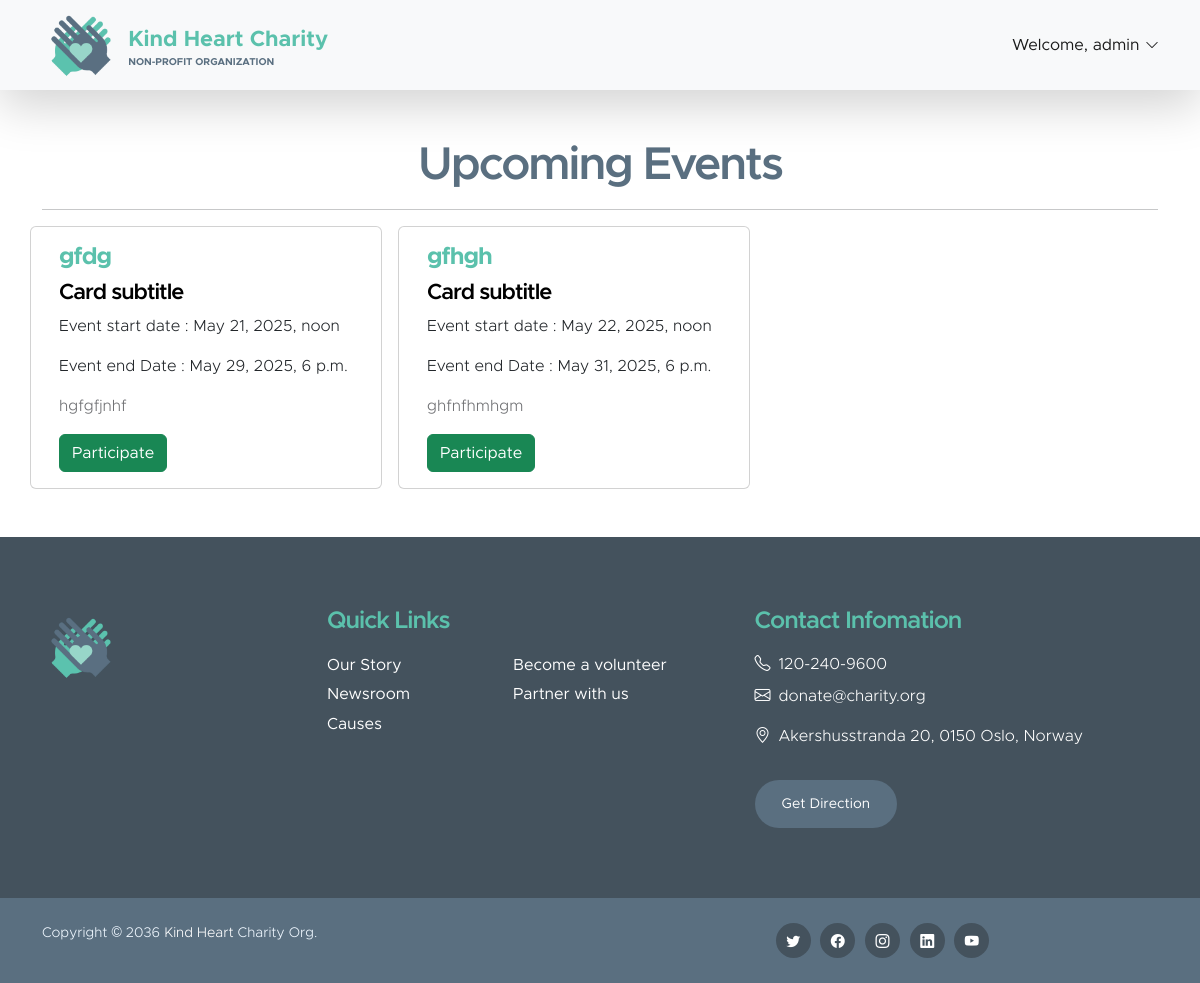
Page /volunteer-dashboard/ (signed in) on the committed database.
### heart_charity/models.py (models this page shows, shortened)
class Event(models.Model):
    title = models.CharField(max_length=100)
    subtitle = models.CharField(max_length=100, blank=True)
    description = models.TextField()
    start_time = models.DateTimeField()
    end_time = models.DateTimeField()
    participant_count = models.PositiveIntegerField(default=0)

### heart_charity/views.py (the view, shortened to what this page needs)
# urls.py: path('volunteer-dashboard/', views.volunteer_dashboard, name='volunteer_dashboard'),
def volunteer_dashboard(request):
    upcoming_events = Event.objects.filter(start_time__gte=datetime.now()).order_by('start_time')
    return render(request, 'volunteer_dashboard.html', {'events': upcoming_events})

### heart_charity/templates/volunteer_dashboard.html (shortened to what this page needs)
{% extends 'base.html' %}
{% load static %}
{% block content %}
<div class="container">
    <center><h2>Upcoming Events</h2>
    </center><hr>
    <div class="row">
        {% for event in events %}
        <div class="card col-md-4 me-3" style="width: 22rem; " data-event-id="{{ event.id }}">
            <div class="card-body">
              <h5 class="card-title"><strong>{{ event.title }}</strong></h5>
              <h6 class="card-text ">Card subtitle</h6>
              <p class="card-text  text-dark ">Event start date : {{ event.start_time }}</p>
              <p class="card-text text-dark">Event end Date : {{ event.end_time }}</p>
              <p class="card-text">{{ event.description }}</p>
              <button href="#" class="btn btn-success ">Participate</button>
            </div>
          </div>
          {% endfor %}
    </div>
</div>
{% endblock %}

### heart_charity/templates/base.html (shortened to what this page needs)
{% load static %}
<!doctype html>
<html lang="en">
    <head>
        <link href="{% static 'css/bootstrap.min.css' %}" rel="stylesheet">
        <link href="{% static 'css/bootstrap-icons.css' %}" rel="stylesheet">
        <link href="{% static 'css/templatemo-kind-heart-charity.css' %}" rel="stylesheet">
    </head>
    <body>
        <nav class="navbar navbar-expand-lg bg-light shadow-lg">
            <div class="container">
                <a class="navbar-brand" href="/">
                    <img src="{% static 'images/logo.png'  %}"  class="logo img-fluid" alt="Kind Heart Charity">
                    <span>
                        Kind Heart Charity
                        <small>Non-profit Organization</small>
                    </span>
                </a>
                <div class="collapse navbar-collapse" id="navbarNav">
                    {% if user.is_authenticated %}
                    <div class="dropdown nav-item" >
                     <button class="btn  nav-link"  type="button" >
                         <a class="nav-link dropdown-toggle" href="#" role="button" data-bs-toggle="dropdown" style="color:var(--bs-navbar-brand-color)">Welcome, {{ request.user.username }}</a>
                         </button>
                   </div>
                 </div>
                    {% endif %}
                </div>
        </nav>
        <main>
            <section class="hero-section">
                <div class="container py-5">
                    <div class="row">
                        {% block content %}
                        {% endblock %}
                    </div>
                </div>
            </section>
        </main>
        <footer class="site-footer">
            <div class="container">
                <div class="row">
                    <div class="col-lg-3 col-12 mb-4">
                        <img src="{% static 'images/logo.png' %}" class="logo img-fluid" alt="">
                    </div>
                    <div class="col-lg-4 col-md-6 col-12 mb-4">
                        <h5 class="site-footer-title mb-3">Quick Links</h5>
                        <ul class="footer-menu">
                            <li class="footer-menu-item"><a href="#" class="footer-menu-link">Our Story</a></li>
                            <li class="footer-menu-item"><a href="#" class="footer-menu-link">Newsroom</a></li>
                            <li class="footer-menu-item"><a href="#" class="footer-menu-link">Causes</a></li>
                            <li class="footer-menu-item"><a href="#" class="footer-menu-link">Become a volunteer</a></li>
                            <li class="footer-menu-item"><a href="#" class="footer-menu-link">Partner with us</a></li>
                        </ul>
                    </div>
                    <div class="col-lg-4 col-md-6 col-12 mx-auto">
                        <h5 class="site-footer-title mb-3">Contact Infomation</h5>
                        <p class="text-white d-flex mb-2">
                            <i class="bi-telephone me-2"></i>
                            <a href="tel: 120-240-9600" class="site-footer-link">
                                120-240-9600
                            </a>
                        </p>
                        <p class="text-white d-flex">
                            <i class="bi-envelope me-2"></i>
                            <a href="mailto:info@yourgmail.com" class="site-footer-link">
                                donate@charity.org
                            </a>
                        </p>
                        <p class="text-white d-flex mt-3">
                            <i class="bi-geo-alt me-2"></i>
                            Akershusstranda 20, 0150 Oslo, Norway
                        </p>
                        <a href="#" class="custom-btn btn mt-3">Get Direction</a>
                    </div>
                </div>
            </div>
            <div class="site-footer-bottom">
                <div class="container">
                    <div class="row">
                        <div class="col-lg-6 col-md-7 col-12">
                            <p class="copyright-text mb-0">Copyright © 2036 <a href="#">Kind Heart</a> Charity Org.
                       </p>
                        </div>
                        <div class="col-lg-6 col-md-5 col-12 d-flex justify-content-center align-items-center mx-auto">
                            <ul class="social-icon">
                                <li class="social-icon-item">
                                    <a href="#" class="social-icon-link bi-twitter"></a>
                                </li>
                                <li class="social-icon-item">
                                    <a href="#" class="social-icon-link bi-facebook"></a>
                                </li>
                                <li class="social-icon-item">
                                    <a href="#" class="social-icon-link bi-instagram"></a>
                                </li>
                                <li class="social-icon-item">
                                    <a href="#" class="social-icon-link bi-linkedin"></a>
                                </li>
                                <li class="social-icon-item">
                                    <a href="https://youtube.com/templatemo" class="social-icon-link bi-youtube"></a>
                                </li>
                            </ul>
                        </div>
                    </div>
                </div>
            </div>
        </footer>
    </body>
</html>

### heart_charity/static/css/templatemo-kind-heart-charity.css (style rules this page uses)
:root { --white-color: #ffffff; --primary-color: #5bc1ac; --secondary-color: #5a6f80; --section-bg-color: #f0f8ff; --site-footer-bg-color: #44525d; --custom-btn-bg-color: #597081; --custom-btn-bg-hover-color: #5bc1ac; --dark-color: #000000; --p-color: #717275; --border-color: #e9eaeb; --body-font-family: 'Metropolis', sans-serif; --h1-font-size: 52px; --h2-font-size: 46px; --h3-font-size: 32px; --h4-font-size: 28px; --h5-font-size: 24px; --h6-font-size: 22px; --p-font-size: 16px; --btn-font-size: 18px; --copyright-font-size: 14px; --border-radius-large: 100px; --border-radius-medium: 20px; --border-radius-small: 10px; --font-weight-light: 300; --font-weight-normal: 400; --font-weight-semibold: 600; --font-weight-bold: 700; }
body { background-color: var(--white-color); font-family: var(--body-font-family); }
h2, h3, h4, h5, h6 { color: var(--dark-color); }
h1, h2, h3, h4, h5, h6 { font-weight: var(--font-weight-semibold); letter-spacing: -1px; }
h2 { color: var(--secondary-color); font-size: var(--h2-font-size); letter-spacing: -2px; }
h5 { color: var(--primary-color); font-size: var(--h5-font-size); }
h6 { font-size: var(--h6-font-size); }
p { color: var(--p-color); font-size: var(--p-font-size); font-weight: var(--font-weight-light); }
ul li { color: var(--p-color); font-size: var(--p-font-size); font-weight: var(--font-weight-normal); }
a, button { touch-action: manipulation; transition: all 0.3s; }
a { color: var(--p-color); text-decoration: none; }
b, strong { font-weight: var(--font-weight-bold); }
.custom-btn { background: var(--secondary-color); border: 2px solid transparent; border-radius: var(--border-radius-large); color: var(--white-color); font-size: var(--btn-font-size); font-weight: var(--font-weight-normal); line-height: normal; padding: 15px 25px; }
.navbar { background: var(--white-color); z-index: 9; padding-top: 0; padding-bottom: 0; }
.navbar-brand { color: var(--primary-color); font-size: var(--h6-font-size); font-weight: var(--font-weight-bold); }
.navbar-brand span { display: inline-block; vertical-align: middle; }
.navbar-brand small { color: var(--secondary-color); display: block; font-size: 10px; line-height: normal; text-transform: uppercase; }
.logo { width: 80px; height: auto; }
.dropdown-toggle::after { content: "\f282"; display: inline-block; font-family: bootstrap-icons !important; font-size: var(--copyright-font-size); font-style: normal; font-weight: normal !important; font-variant: normal; text-transform: none; line-height: 1; vertical-align: -.125em; -webkit-font-smoothing: antialiased; -moz-osx-font-smoothing: grayscale; position: relative; left: 2px; border: 0; }
.site-footer { background-color: var(--site-footer-bg-color); padding-top: 70px; }
.site-footer-bottom { background-color: var(--secondary-color); position: relative; z-index: 2; margin-top: 70px; padding-top: 25px; padding-bottom: 25px; }
.site-footer-bottom a { color: var(--white-color); }
.site-footer-link { color: var(--white-color); }
.copyright-text { color: var(--section-bg-color); font-size: var(--copyright-font-size); margin-right: 30px; }
.site-footer .custom-btn { font-size: var(--copyright-font-size); }
.footer-menu { column-count: 2; margin: 0; padding: 0; }
.footer-menu-item { list-style: none; display: block; }
.footer-menu-link { font-size: var(--p-font-size); color: var(--white-color); display: inline-block; vertical-align: middle; margin-right: 10px; margin-bottom: 5px; }
.social-icon { margin: 0; padding: 0; }
.social-icon-item { list-style: none; display: inline-block; vertical-align: top; }
.social-icon-link { background: var(--site-footer-bg-color); border-radius: var(--border-radius-large); color: var(--white-color); font-size: var(--copyright-font-size); display: block; margin-right: 5px; text-align: center; width: 35px; height: 35px; line-height: 38px; }

### rows in the picture
Event: title "gfdg", start_time "May 21, 2025, noon", end_time "May 29, 2025, 6 p.m.", description "hgfgfjnhf"
Event: title "gfhgh", start_time "May 22, 2025, noon", end_time "May 31, 2025, 6 p.m.", description "ghfnfhmhgm"

### other values in the picture
{{ request.user.username }} "admin"
